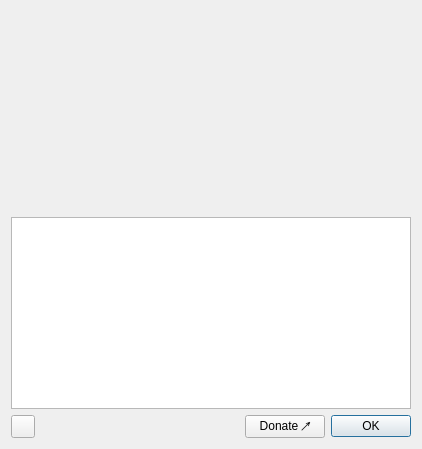
<?xml version="1.0" encoding="UTF-8"?>
<ui version="4.0">
 <class>AboutDialog</class>
 <widget class="QDialog" name="AboutDialog">
  <property name="geometry">
   <rect>
    <x>0</x>
    <y>0</y>
    <width>452</width>
    <height>476</height>
   </rect>
  </property>
  <property name="windowTitle">
   <string>About tiled-比心专用版</string>
  </property>
  <layout class="QVBoxLayout" name="verticalLayout_3">
   <property name="sizeConstraint">
    <enum>QLayout::SetFixedSize</enum>
   </property>
   <item>
    <layout class="QHBoxLayout" name="logoLayout">
     <item>
      <spacer name="horizontalSpacer">
       <property name="orientation">
        <enum>Qt::Horizontal</enum>
       </property>
       <property name="sizeHint" stdset="0">
        <size>
         <width>0</width>
         <height>20</height>
        </size>
       </property>
      </spacer>
     </item>
     <item>
      <widget class="QLabel" name="logo">
       <property name="minimumSize">
        <size>
         <width>400</width>
         <height>200</height>
        </size>
       </property>
       <property name="text">
        <string/>
       </property>
       <property name="pixmap">
        <pixmap resource="tiled.qrc">:/images/about-tiled-logo.png</pixmap>
       </property>
       <property name="alignment">
        <set>Qt::AlignCenter</set>
       </property>
      </widget>
     </item>
     <item>
      <spacer name="horizontalSpacer_2">
       <property name="orientation">
        <enum>Qt::Horizontal</enum>
       </property>
       <property name="sizeHint" stdset="0">
        <size>
         <width>0</width>
         <height>20</height>
        </size>
       </property>
      </spacer>
     </item>
    </layout>
   </item>
   <item>
    <widget class="QTextBrowser" name="textBrowser">
     <property name="openExternalLinks">
      <bool>true</bool>
     </property>
    </widget>
   </item>
   <item>
    <layout class="QHBoxLayout" name="buttonLayout">
     <property name="sizeConstraint">
      <enum>QLayout::SetDefaultConstraint</enum>
     </property>
     <item>
      <widget class="Tiled::NewVersionButton" name="newVersionButton">
       <property name="sizePolicy">
        <sizepolicy hsizetype="Fixed" vsizetype="Preferred">
         <horstretch>0</horstretch>
         <verstretch>0</verstretch>
        </sizepolicy>
       </property>
      </widget>
     </item>
     <item>
      <spacer name="horizontalSpacer_3">
       <property name="orientation">
        <enum>Qt::Horizontal</enum>
       </property>
       <property name="sizeType">
        <enum>QSizePolicy::Expanding</enum>
       </property>
       <property name="sizeHint" stdset="0">
        <size>
         <width>40</width>
         <height>20</height>
        </size>
       </property>
      </spacer>
     </item>
     <item>
      <widget class="QPushButton" name="donateButton">
       <property name="text">
        <string>Donate ↗</string>
       </property>
      </widget>
     </item>
     <item>
      <widget class="QPushButton" name="okButton">
       <property name="text">
        <string>OK</string>
       </property>
       <property name="default">
        <bool>true</bool>
       </property>
      </widget>
     </item>
    </layout>
   </item>
  </layout>
 </widget>
 <customwidgets>
  <customwidget>
   <class>Tiled::NewVersionButton</class>
   <extends>QToolButton</extends>
   <header>newversionbutton.h</header>
  </customwidget>
 </customwidgets>
 <resources>
  <include location="tiled.qrc"/>
 </resources>
 <connections>
  <connection>
   <sender>okButton</sender>
   <signal>clicked()</signal>
   <receiver>AboutDialog</receiver>
   <slot>close()</slot>
   <hints>
    <hint type="sourcelabel">
     <x>460</x>
     <y>347</y>
    </hint>
    <hint type="destinationlabel">
     <x>255</x>
     <y>185</y>
    </hint>
   </hints>
  </connection>
 </connections>
</ui>
